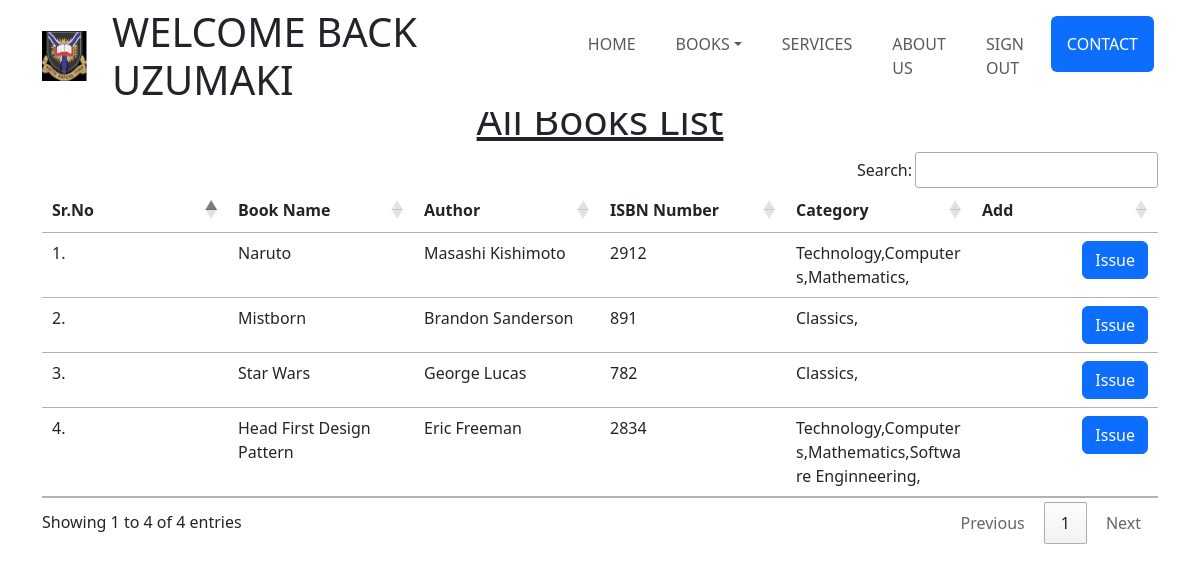
Screenshot of /view/ (signed in) with the database file from the repository.
### core/models.py (models this page shows, shortened)
class Book(models.Model):
    title = models.CharField(max_length=255)
    author = models.CharField(max_length=150)
    isbn = models.PositiveIntegerField()
    category = models.ManyToManyField(Categories,related_name='categories')

class Categories(models.Model):
    name = models.CharField(max_length=50)
    def __str__(self) -> str:
        return self.name

### core/views.py (the view)
# urls.py: path('view/',view_books,name='view_book'),
@login_required(login_url='sign_in')
def view_books(request):
    books = Book.objects.all()
    context = {'books':books}
    return render(request,'core/view_books.html',context)

### core/templates/core/view_books.html (shortened to what this page needs)
{% extends 'base.html' %}
{% load static %}
 {% block content %}
 <div class="container pt-5">
    <h1 class="text-center"><u>All Books List</u></h1>
    <table class="table table-hover" style="table-layout: fixed; white-space: normal;" id="example">
        <thead>
            <tr>
                <th>Sr.No</th>
                <th>Book Name</th>
                <th>Author</th>
                <th>ISBN Number</th>
                <th>Category</th>
                <th>Add</th>
            </tr>
        </thead>
        <tbody>
            {% for book in books %}
            <tr>
                <td>{{forloop.counter}}.</td>
                <td>{{book.title}}</td>
                <td>{{book.author}}</td>
                <td>{{book.isbn}}</td>
                <td style=" word-break: break-all"> {% for cat in book.category.all %}{{cat}},</div>{% endfor %}</td>
                <td class="text-end"><a href="{% url 'add_to_issue' book.id %}" class="btn btn-primary " onclick="return confirm('Are you sure you want to issue this book?')">Issue</a></td>
            </tr>
            {% endfor %}
 {% endblock %}

### templates/base.html (shortened to what this page needs)
{% load static %}
<!DOCTYPE html>
<html lang="en">
  <head>
    <link rel="stylesheet" href="{% static 'style.css' %}" />
    <link
      href="https://cdn.jsdelivr.net/npm/bootstrap@5.3.0-alpha1/dist/css/bootstrap.min.css"
      rel="stylesheet"
    />
    <link rel="stylesheet" href="https://cdnjs.cloudflare.com/ajax/libs/font-awesome/4.7.0/css/font-awesome.min.css">
    <link
      rel="stylesheet"
      href="https://cdn.jsdelivr.net/npm/bootstrap-icons@1.10.3/font/bootstrap-icons.css"
    />
    <link
      rel="stylesheet"
      href="https://cdn.datatables.net/1.10.25/css/jquery.dataTables.min.css"
    />
    <link
      rel="stylesheet"
      href="https://cdn.datatables.net/buttons/1.7.1/css/buttons.dataTables.min.css"
    />
  </head>
  <body>
    <div class="mb-5">
      <nav
        class="navbar navbar-expand-lg bg-white text-uppercase fixed-top"
        id="mainNav"
      >
        <div class="container">
          <a class="navbar-brand" href="#page-top">
            <img
              src="{% static 'images/UI_logo.png'%}"
              alt="UI Logo"
              height="50px"
              width="50px"
            />
          </a>
          {% if user.is_authenticated %}
          <div class="nav-item mx-0 mx-lg-1 text-decoration-none display-6">
            Welcome Back {{user.first_name}}
        </div>
          {% endif %}
          <div class="collapse navbar-collapse" id="navbarResponsive">
            <ul class="navbar-nav ms-auto">
              <li class="nav-item mx-0 mx-lg-1">
                <a
                  class="nav-link py-3 px-0 px-lg-3 rounded"
                  href="{% url 'home' %}"
                  >Home</a
                >
              </li>
              <li class="nav-item mx-0 mx-lg-1 dropdown">
                <a
                  class="nav-link py-3 px-0 px-lg-3 rounded dropdown-toggle"
                  href="#contact"
                  data-bs-toggle="dropdown"
                  aria-expanded="false"
                  >Books</a
                >
              </li>
              <li class="nav-item mx-0 mx-lg-1">
                <a class="nav-link py-3 px-0 px-lg-3 rounded" href="#portfolio"
                  >Services</a
                >
              </li>
              <li class="nav-item mx-0 mx-lg-1">
                <a class="nav-link py-3 px-0 px-lg-3 rounded" href="{% url 'about' %}"
                  >About Us</a
                >
              </li>
              {% if user.is_authenticated %}
              <li class="nav-item mx-0 mx-lg-1">
                <a class="nav-link py-3 px-0 px-lg-3 rounded" href="{% url 'sign_out'%}"
                  >Sign Out</a
                >
              </li>
              {% endif %}
              <li class="nav-item mx-0 mx-lg-1">
                <a
                  class="nav-link py-3 px-0 px-lg-3 rounded btn btn-primary bg-primary text-white"
                  href="#contact"
                  >Contact</a
                >
              </li>
            </ul>
          </div>
        </div>
      </nav>
    </div>
    {% block content %} {% endblock content %}
  </body>
</html>

### static/style.css (style rules this page uses)
.nav-item { position: relative; }
.nav-item::before { content: ''; position: absolute; bottom: -2px; left: 0; width: 0%; height: 2px; background-color: #007bff; transition: all 0.2s ease-in-out; }
.nav-item::after { content: ''; position: absolute; bottom: -2px; right: 0; width: 0%; height: 2px; background-color: #007bff; transition: all 0.2s ease-in-out; }

### rows the page displays
Book: title "Naruto", author "Masashi Kishimoto", isbn "2912"
Categories: name "Technology"
Categories: name "Computers"
Categories: name "Mathematics"
Book: title "Mistborn", author "Brandon Sanderson", isbn "891"
Categories: name "Classics"
Book: title "Star Wars", author "George Lucas", isbn "782"
Book: title "Head First Design Pattern", author "Eric Freeman", isbn "2834"
Categories: name "Software Enginneering"

### other values shown
{{ user.first_name }} "UZUMAKI"
